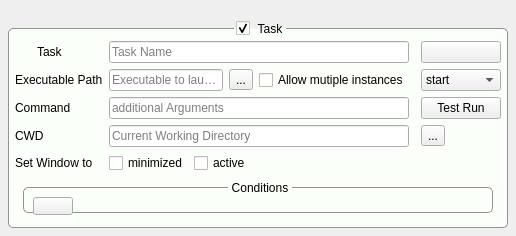
<?xml version="1.0" encoding="UTF-8"?>
<ui version="4.0">
 <class>taskWidget</class>
 <widget class="QWidget" name="taskWidget">
  <property name="geometry">
   <rect>
    <x>0</x>
    <y>0</y>
    <width>516</width>
    <height>220</height>
   </rect>
  </property>
  <property name="windowTitle">
   <string>Task</string>
  </property>
  <layout class="QVBoxLayout" name="verticalLayout_2">
   <property name="spacing">
    <number>0</number>
   </property>
   <property name="leftMargin">
    <number>0</number>
   </property>
   <property name="topMargin">
    <number>20</number>
   </property>
   <property name="rightMargin">
    <number>0</number>
   </property>
   <property name="bottomMargin">
    <number>0</number>
   </property>
   <item>
    <widget class="QGroupBox" name="taskGrpBox">
     <property name="styleSheet">
      <string notr="true">QGroupBox { background: rgba(250, 255, 250, 1); border: 1px solid; border-radius: 5px; border-color: rgb(146, 146, 146); margin: 8px;}
QGroupBox::title {
    subcontrol-origin: margin;
    subcontrol-position: top center; /* position at the top center */
    padding: 2px;
    margin: 0;
}</string>
     </property>
     <property name="title">
      <string>Task</string>
     </property>
     <property name="checkable">
      <bool>true</bool>
     </property>
     <layout class="QVBoxLayout" name="verticalLayout">
      <property name="spacing">
       <number>6</number>
      </property>
      <property name="leftMargin">
       <number>6</number>
      </property>
      <property name="topMargin">
       <number>12</number>
      </property>
      <property name="rightMargin">
       <number>6</number>
      </property>
      <property name="bottomMargin">
       <number>6</number>
      </property>
      <item>
       <layout class="QGridLayout" name="taskLayout">
        <item row="5" column="0">
         <widget class="QLabel" name="wndLabel">
          <property name="text">
           <string>Set Window to</string>
          </property>
         </widget>
        </item>
        <item row="4" column="2" colspan="3">
         <widget class="QLineEdit" name="cwdPath">
          <property name="placeholderText">
           <string>Current Working Directory</string>
          </property>
         </widget>
        </item>
        <item row="2" column="4">
         <widget class="QCheckBox" name="allowMultiple">
          <property name="text">
           <string>Allow mutiple instances</string>
          </property>
         </widget>
        </item>
        <item row="2" column="0">
         <widget class="QLabel" name="processLabel">
          <property name="text">
           <string>Executable Path</string>
          </property>
         </widget>
        </item>
        <item row="3" column="0">
         <widget class="QLabel" name="commandLabel">
          <property name="text">
           <string>Command</string>
          </property>
         </widget>
        </item>
        <item row="2" column="3">
         <widget class="QToolButton" name="processPathBtn">
          <property name="text">
           <string>...</string>
          </property>
         </widget>
        </item>
        <item row="3" column="6">
         <widget class="QPushButton" name="testBtn">
          <property name="text">
           <string>Test Run</string>
          </property>
         </widget>
        </item>
        <item row="2" column="2">
         <widget class="QLineEdit" name="processPath">
          <property name="placeholderText">
           <string>Executable to launch</string>
          </property>
         </widget>
        </item>
        <item row="4" column="0">
         <widget class="QLabel" name="cwdLabel">
          <property name="text">
           <string>CWD</string>
          </property>
         </widget>
        </item>
        <item row="5" column="2" colspan="5">
         <layout class="QHBoxLayout" name="horizontalLayout_3">
          <item alignment="Qt::AlignLeft">
           <widget class="QCheckBox" name="wndMinCheckBox">
            <property name="text">
             <string>minimized</string>
            </property>
           </widget>
          </item>
          <item alignment="Qt::AlignLeft">
           <widget class="QCheckBox" name="wndActCheckBox">
            <property name="text">
             <string>active</string>
            </property>
           </widget>
          </item>
          <item>
           <spacer name="horizontalSpacer">
            <property name="orientation">
             <enum>Qt::Horizontal</enum>
            </property>
            <property name="sizeHint" stdset="0">
             <size>
              <width>40</width>
              <height>20</height>
             </size>
            </property>
           </spacer>
          </item>
         </layout>
        </item>
        <item row="3" column="2" colspan="3">
         <widget class="QLineEdit" name="commandLine">
          <property name="placeholderText">
           <string>additional Arguments</string>
          </property>
         </widget>
        </item>
        <item row="2" column="6">
         <widget class="QComboBox" name="commandStop">
          <item>
           <property name="text">
            <string>start</string>
           </property>
          </item>
          <item>
           <property name="text">
            <string>stop</string>
           </property>
          </item>
         </widget>
        </item>
        <item row="0" column="6">
         <widget class="QPushButton" name="taskDelete">
          <property name="text">
           <string/>
          </property>
          <property name="icon">
           <iconset resource="res.qrc">
            <normaloff>:/main/delete-24px.svg</normaloff>:/main/delete-24px.svg</iconset>
          </property>
         </widget>
        </item>
        <item row="4" column="6">
         <widget class="QToolButton" name="cwdPathBtn">
          <property name="text">
           <string>...</string>
          </property>
         </widget>
        </item>
        <item row="0" column="0">
         <layout class="QHBoxLayout" name="taskLabelLayout">
          <property name="spacing">
           <number>8</number>
          </property>
          <item>
           <widget class="QLabel" name="taskIconLabel">
            <property name="maximumSize">
             <size>
              <width>14</width>
              <height>14</height>
             </size>
            </property>
            <property name="frameShape">
             <enum>QFrame::NoFrame</enum>
            </property>
            <property name="text">
             <string/>
            </property>
            <property name="pixmap">
             <pixmap resource="res.qrc">:/main/widgets-24px.svg</pixmap>
            </property>
            <property name="scaledContents">
             <bool>true</bool>
            </property>
           </widget>
          </item>
          <item>
           <widget class="QLabel" name="taskLabel">
            <property name="text">
             <string>Task</string>
            </property>
           </widget>
          </item>
         </layout>
        </item>
        <item row="0" column="2" colspan="3">
         <widget class="QLineEdit" name="taskName">
          <property name="placeholderText">
           <string>Task Name</string>
          </property>
         </widget>
        </item>
       </layout>
      </item>
      <item>
       <widget class="QGroupBox" name="conditionBox">
        <property name="sizePolicy">
         <sizepolicy hsizetype="Preferred" vsizetype="MinimumExpanding">
          <horstretch>0</horstretch>
          <verstretch>0</verstretch>
         </sizepolicy>
        </property>
        <property name="minimumSize">
         <size>
          <width>0</width>
          <height>42</height>
         </size>
        </property>
        <property name="title">
         <string>Conditions</string>
        </property>
        <layout class="QHBoxLayout" name="horizontalLayout_2">
         <item alignment="Qt::AlignLeft">
          <widget class="QPushButton" name="addConditionBtn">
           <property name="minimumSize">
            <size>
             <width>0</width>
             <height>18</height>
            </size>
           </property>
           <property name="text">
            <string/>
           </property>
           <property name="icon">
            <iconset resource="res.qrc">
             <normaloff>:/main/add-24px.svg</normaloff>:/main/add-24px.svg</iconset>
           </property>
          </widget>
         </item>
        </layout>
       </widget>
      </item>
     </layout>
    </widget>
   </item>
  </layout>
 </widget>
 <tabstops>
  <tabstop>taskName</tabstop>
  <tabstop>taskDelete</tabstop>
  <tabstop>processPath</tabstop>
  <tabstop>processPathBtn</tabstop>
  <tabstop>allowMultiple</tabstop>
  <tabstop>commandStop</tabstop>
  <tabstop>commandLine</tabstop>
  <tabstop>testBtn</tabstop>
  <tabstop>cwdPath</tabstop>
  <tabstop>cwdPathBtn</tabstop>
  <tabstop>wndMinCheckBox</tabstop>
  <tabstop>wndActCheckBox</tabstop>
  <tabstop>addConditionBtn</tabstop>
 </tabstops>
 <resources>
  <include location="res.qrc"/>
  <include location="res.qrc"/>
 </resources>
 <connections/>
</ui>
